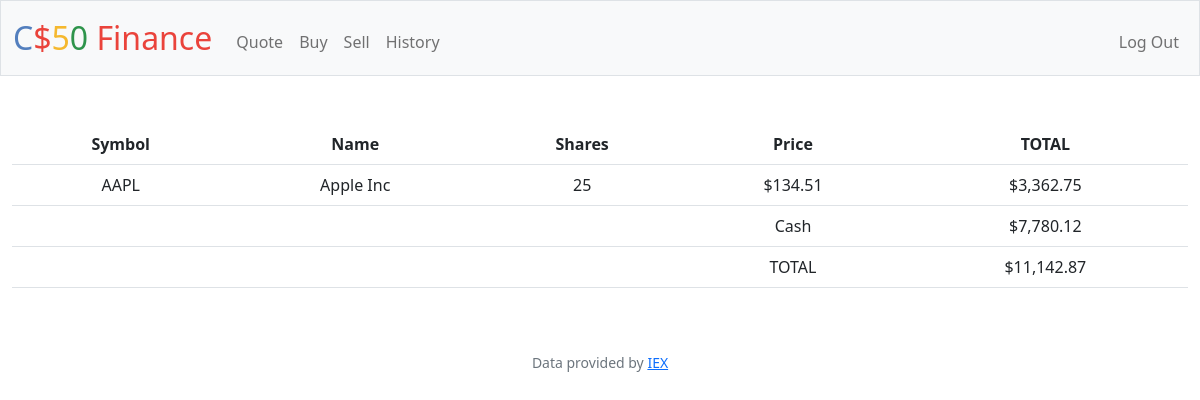
Page / (signed in) on the committed database.
### tables this page shows
CREATE TABLE 'Transactions' (
    id INTEGER PRIMARY KEY AUTOINCREMENT,
    user_id INTEGER NOT NULL,
    name TEXT NOT NULL,
    shares INTEGER NOT NULL,'price' NUMERIC NOT NULL,
    symbol TEXT NOT NULL,
    time TIMESTAMP DEFAULT CURRENT_TIMESTAMP,
    FOREIGN KEY(user_id) REFERENCES users(id)
    );

CREATE TABLE users (id INTEGER PRIMARY KEY AUTOINCREMENT NOT NULL, username TEXT NOT NULL, hash TEXT NOT NULL, cash NUMERIC NOT NULL DEFAULT 10000.00);

### app.py (the view)
@app.route("/")
@login_required
def index():
    user_id = session["user_id"]
    data = db.execute("SELECT * FROM transactions WHERE user_id = ?", user_id)
    total = 0
    for row in data:
        total = total + (row["shares"]*row["price"])
    cash = db.execute("SELECT cash FROM users WHERE id=?", user_id)[0]["cash"]
    total = total + cash
    return render_template("index.html", data=data, cash=cash, total=total)
    return apology("TODO")

### app.py (called while the page is built)
@app.after_request
def after_request(response):
    response.headers["Cache-Control"] = "no-cache, no-store, must-revalidate"
    response.headers["Expires"] = 0
    response.headers["Pragma"] = "no-cache"
    return response

### helpers.py (called while the page is built)
def login_required(f):
    @wraps(f)
    def decorated_function(*args, **kwargs):
        if session.get("user_id") is None:
            return redirect("/login")
        return f(*args, **kwargs)
    return decorated_function

def usd(value):
    return f"${value:,.2f}"

### templates/index.html (shortened to what this page needs)
{% extends "layout.html" %}
{% block main %}
<table class="table">
    <thead>
      <tr>
        <th scope="col">Symbol</th>
        <th scope="col">Name</th>
        <th scope="col">Shares</th>
        <th scope="col">Price</th>
        <th scope="col">TOTAL</th>
      </tr>
      {% for row in data %}
      <tr>
        <td>{{row["symbol"]}}</td>
        <td>{{row["name"]}}</td>
        <td>{{row["shares"]}}</td>
        <td>{{row["price"] | usd}}</td>
        <td>{{(row["shares"] * row["price"])| usd}}</td>
      </tr>
      {% endfor %}
      <tr>
        <td></td>
        <td></td>
        <td></td>
        <td>Cash</td>
        <td>{{cash | usd}}</td>
      </tr>
      <tr>
        <td></td>
        <td></td>
        <td></td>
        <td>TOTAL</td>
        <td>{{ total | usd}}</td>
      </tr>
    </thead>
  </table>
{% endblock %}

### rows in the picture
Transactions: symbol "AAPL", name "Apple Inc", shares "25", price "$134.51", (row['shares']*row['price'])|usd "$3,362.75"
users: cash "$7,780.12"

### other values in the picture
{{ total | usd }} "$11,142.87"
